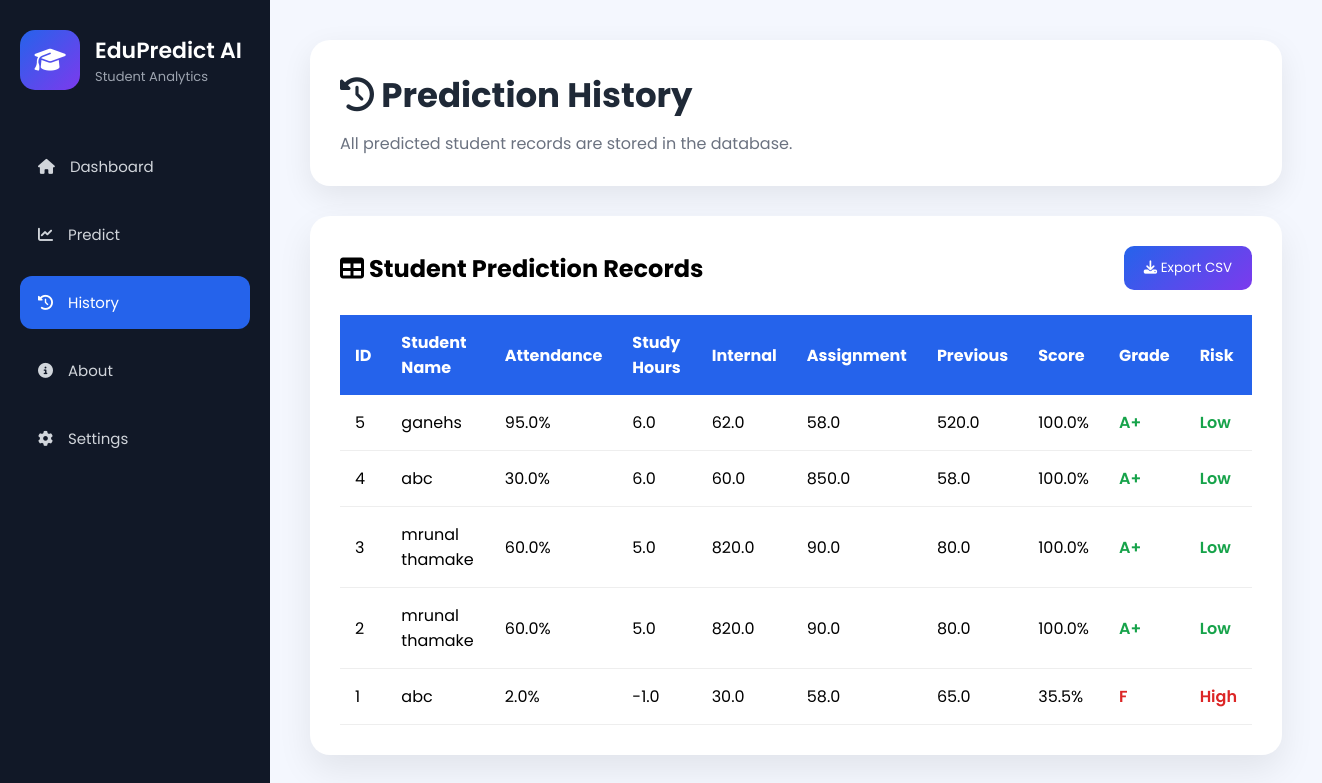
Before: /history with the older database file.
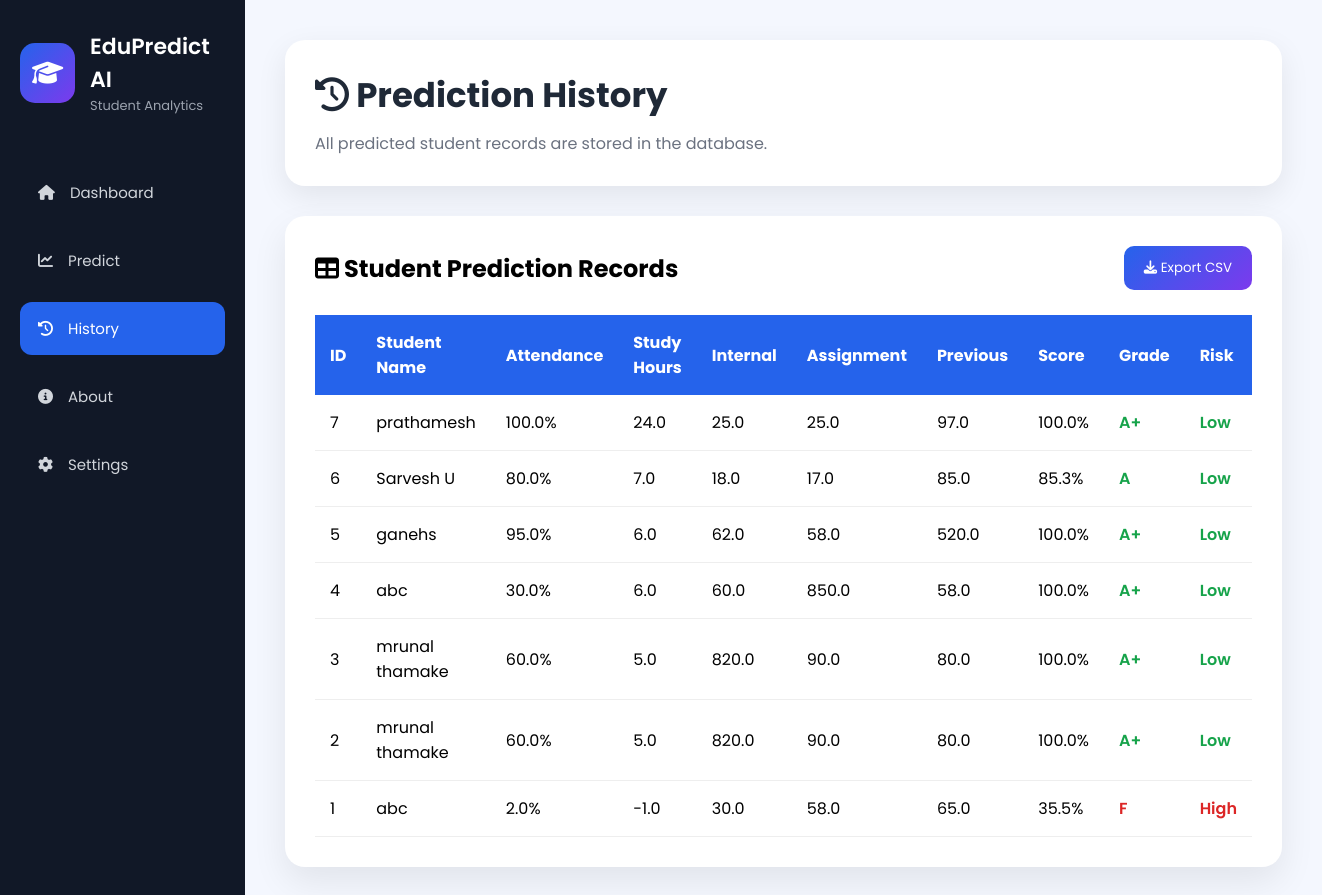
After: the same page with the newer database file.
### tables this page shows
CREATE TABLE students (

    id INTEGER PRIMARY KEY AUTOINCREMENT,

    name TEXT NOT NULL,

    attendance REAL,

    study_hours REAL,

    internal_marks REAL,

    assignment_marks REAL,

    previous_marks REAL,

    predicted_score REAL,

    grade TEXT,

    risk TEXT

);

### app.py (the view)
@app.route("/history")
def history():
    conn = sqlite3.connect("students.db")
    conn.row_factory = sqlite3.Row
    cursor = conn.cursor()
    cursor.execute("SELECT * FROM students ORDER BY id DESC")
    students = cursor.fetchall()
    conn.close()
    return render_template("history.html", students=students)

### templates/history.html (shortened to what this page needs)
<!DOCTYPE html>
<html lang="en">
<head>
    <link rel="stylesheet"
        href="{{ url_for('static', filename='css/style.css') }}">
    <link rel="stylesheet"
        href="https://cdnjs.cloudflare.com/ajax/libs/font-awesome/6.7.2/css/all.min.css">
</head>
<body>
<div class="container">
    <aside class="sidebar">
        <div class="logo">
            <div class="logo-icon">
                <i class="fas fa-graduation-cap"></i>
            </div>
            <div>
                <h2>EduPredict AI</h2>
                <p>Student Analytics</p>
            </div>
        </div>
        <nav>
            <a href="{{ url_for('home') }}">
                <i class="fas fa-home"></i>
                Dashboard
            </a>
            <a href="{{ url_for('predict') }}">
                <i class="fas fa-chart-line"></i>
                Predict
            </a>
            <a href="{{ url_for('history') }}" class="active">
                <i class="fas fa-clock-rotate-left"></i>
                History
            </a>
            <a href="{{ url_for('about') }}">
                <i class="fas fa-circle-info"></i>
                About
            </a>
            <a href="{{ url_for('settings') }}">
                <i class="fas fa-gear"></i>
                Settings
            </a>
        </nav>
    </aside>
    <main class="main-content">
        <header>
            <h1>
                <i class="fas fa-history"></i>
                Prediction History
            </h1>
            <p>
                All predicted student records are stored in the database.
            </p>
        </header>
        <div class="history-card">
            <div class="table-header">
                <h2>
                    <i class="fas fa-table"></i>
                    Student Prediction Records
                </h2>
                <button class="export-btn">
                    <i class="fas fa-download"></i>
                    Export CSV
                </button>
            </div>
            <table>
                <thead>
                    <tr>
                        <th>ID</th>
                        <th>Student Name</th>
                        <th>Attendance</th>
                        <th>Study Hours</th>
                        <th>Internal</th>
                        <th>Assignment</th>
                        <th>Previous</th>
                        <th>Score</th>
                        <th>Grade</th>
                        <th>Risk</th>
                    </tr>
                </thead>
                <tbody>
                {% for student in students %}
                <tr>
                    <td>{{ student["id"] }}</td>
                    <td>{{ student["name"] }}</td>
                    <td>{{ student["attendance"] }}%</td>
                    <td>{{ student["study_hours"] }}</td>
                                        <td>{{ student["internal_marks"] }}</td>
                    <td>{{ student["assignment_marks"] }}</td>
                    <td>{{ student["previous_marks"] }}</td>
                    <td>{{ student["predicted_score"] }}%</td>
                    <td>
                        {% if student["grade"] == "A+" %}
                            <span class="low">{{ student["grade"] }}</span>
                        {% elif student["grade"] == "A" %}
                            <span class="low">{{ student["grade"] }}</span>
                        {% elif student["grade"] == "B+" %}
                            <span class="medium">{{ student["grade"] }}</span>
                        {% elif student["grade"] == "B" %}
                            <span class="medium">{{ student["grade"] }}</span>
                        {% else %}
                            <span class="high">{{ student["grade"] }}</span>
                        {% endif %}
                    </td>
                    <td>
                        {% if student["risk"] == "Low" %}
                            <span class="low">Low</span>
                        {% elif student["risk"] == "Medium" %}
                            <span class="medium">Medium</span>
                        {% else %}
                            <span class="high">High</span>
                        {% endif %}
                    </td>
                </tr>
                {% endfor %}
                </tbody>
            </table>
        </div>
    </main>
</div>
</body>
</html>

### static/css/style.css (style rules this page uses)
* { margin: 0; padding: 0; box-sizing: border-box; font-family: 'Poppins', sans-serif; }
body { background: #f4f7fe; }
.container { display: flex; min-height: 100vh; }
.sidebar { width: 270px; background: #111827; color: white; display: flex; flex-direction: column; padding: 30px 20px; }
.logo { display: flex; align-items: center; gap: 15px; margin-bottom: 50px; }
.logo-icon { width: 60px; height: 60px; background: linear-gradient(135deg, #2563eb, #7c3aed); border-radius: 15px; display: flex; justify-content: center; align-items: center; font-size: 25px; }
.logo h2 { font-size: 22px; font-weight: 600; }
.logo p { color: #9ca3af; font-size: 13px; }
nav { display: flex; flex-direction: column; gap: 15px; }
nav a { text-decoration: none; color: #d1d5db; padding: 15px 18px; border-radius: 12px; transition: .3s; display: flex; align-items: center; gap: 15px; font-size: 15px; }
.active { background: #2563eb; color: white; }
.main-content { flex: 1; padding: 40px; }
header { background: white; padding: 30px; border-radius: 20px; box-shadow: 0 10px 30px rgba(0, 0, 0, .08); }
header h1 { color: #1f2937; font-size: 34px; }
header p { margin-top: 10px; color: #6b7280; }
.history-card { margin-top: 30px; background: white; padding: 30px; border-radius: 20px; box-shadow: 0 15px 35px rgba(0, 0, 0, .08); }
.table-header { display: flex; justify-content: space-between; align-items: center; margin-bottom: 25px; }
.export-btn { background: linear-gradient(135deg, #2563eb, #7c3aed); color: white; border: none; padding: 12px 20px; border-radius: 10px; cursor: pointer; }
table { width: 100%; border-collapse: collapse; }
th { background: #2563eb; color: white; padding: 15px; text-align: left; }
td { padding: 15px; border-bottom: 1px solid #eee; }
.low { color: #16a34a; font-weight: 600; }
.high { color: #dc2626; font-weight: 600; }

Changed rows visible on the page:
added students: id "7", name "prathamesh", attendance "100.0", study_hours "24.0", internal_marks "25.0", assignment_marks "25.0", previous_marks "97.0", predicted_score "100.0", grade "A+", risk "Low"
added students: id "6", name "Sarvesh U", attendance "80.0", study_hours "7.0", internal_marks "18.0", assignment_marks "17.0", previous_marks "85.0", predicted_score "85.3", grade "A", risk "Low"
